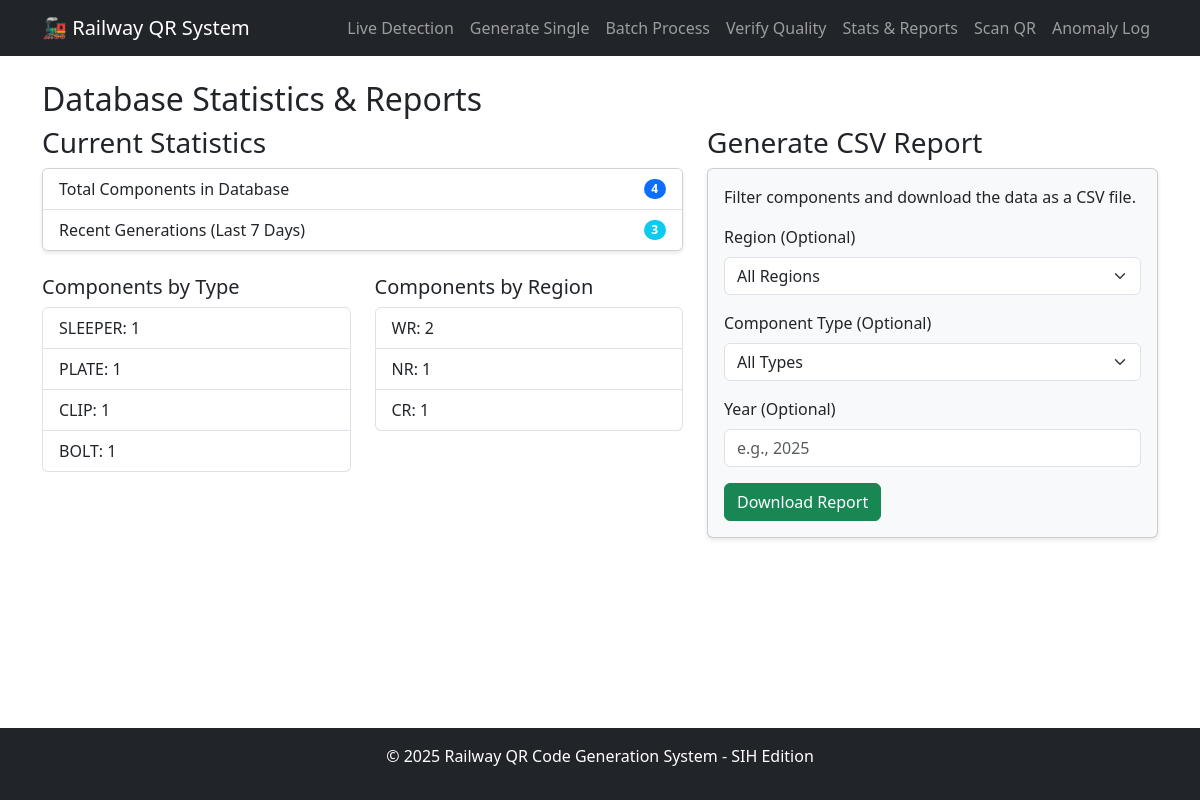
The page /report on the database as committed earlier.
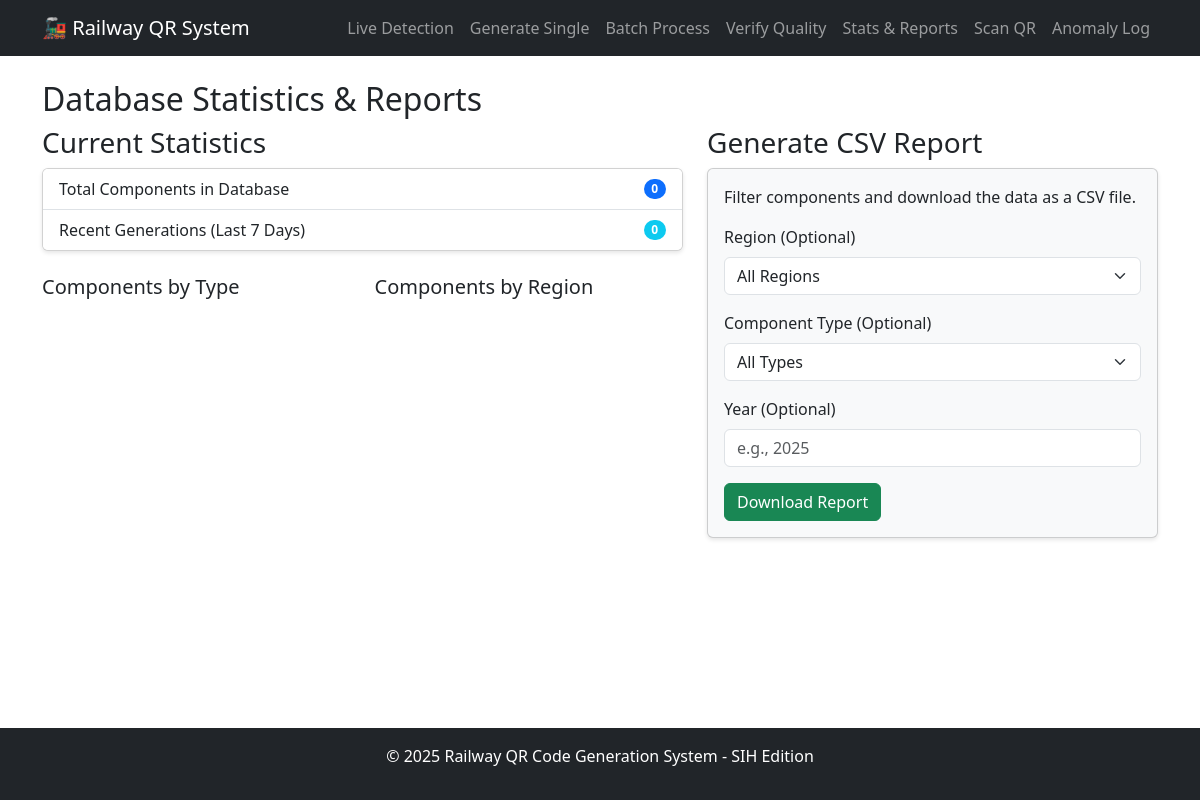
The same page on the database as committed later.
### tables this page shows
CREATE TABLE components (
                    id INTEGER PRIMARY KEY AUTOINCREMENT, qr_data TEXT UNIQUE NOT NULL,
                    region TEXT NOT NULL, division TEXT NOT NULL, track_id INTEGER NOT NULL,
                    km_marker INTEGER NOT NULL, component_type TEXT NOT NULL,
                    installation_date DATE NOT NULL, serial_number INTEGER NOT NULL,
                    material TEXT, size TEXT, manufacturer TEXT, warranty_expiry DATE,
                    status TEXT DEFAULT 'ACTIVE', created_at TIMESTAMP DEFAULT CURRENT_TIMESTAMP,
                    updated_at TIMESTAMP DEFAULT CURRENT_TIMESTAMP
                );

### app.py (the view, shortened to what this page needs)
@app.route('/report', methods=['GET', 'POST'])
def report():
    db_manager = get_db_manager()
    stats = db_manager.get_statistics()
    return render_template('report.html',
                           stats=stats,
                           regions=RAILWAY_REGIONS.keys(),
                           component_types=COMPONENT_TYPES.keys())

### app.py (called while the page is built)
def get_db_manager():
    return RailwayDatabaseManager()

### src/database_manager.py (called while the page is built)
    def ensure_db_directory(self):
        db_dir = os.path.dirname(self.db_path)
        if db_dir:
            os.makedirs(db_dir, exist_ok=True)

### templates/report.html (shortened to what this page needs)
{% extends 'base.html' %}
{% block content %}
<h2>Database Statistics & Reports</h2>
<div class="row">
    <div class="col-md-7">
        <h3>Current Statistics</h3>
        <div class="card">
            <ul class="list-group list-group-flush">
                <li class="list-group-item d-flex justify-content-between align-items-center">
                    Total Components in Database
                    <span class="badge bg-primary rounded-pill">{{ stats.total_components }}</span>
                </li>
                <li class="list-group-item d-flex justify-content-between align-items-center">
                    Recent Generations (Last 7 Days)
                    <span class="badge bg-info rounded-pill">{{ stats.recent_generations }}</span>
                </li>
            </ul>
        </div>
        <div class="row mt-4">
            <div class="col-md-6">
                <h5>Components by Type</h5>
                <ul class="list-group">
                    {% for type, count in stats.by_type.items() %}
                    <li class="list-group-item">{{ type }}: {{ count }}</li>
                    {% endfor %}
                </ul>
            </div>
            <div class="col-md-6">
                <h5>Components by Region</h5>
                <ul class="list-group">
                    {% for region, count in stats.by_region.items() %}
                    <li class="list-group-item">{{ region }}: {{ count }}</li>
                    {% endfor %}
                </ul>
            </div>
        </div>
    </div>
    <div class="col-md-5">
        <h3>Generate CSV Report</h3>
        <div class="card bg-light">
            <div class="card-body">
                <form method="post">
                    <p>Filter components and download the data as a CSV file.</p>
                    <div class="mb-3">
                        <label for="region" class="form-label">Region (Optional)</label>
                        <select class="form-select" id="region" name="region">
                            <option value="">All Regions</option>
                        </select>
                    </div>
                    <div class="mb-3">
                        <label for="component_type" class="form-label">Component Type (Optional)</label>
                        <select class="form-select" id="component_type" name="component_type">
                            <option value="">All Types</option>
                        </select>
                    </div>
                    <div class="mb-3">
                        <label for="year" class="form-label">Year (Optional)</label>
                        <input type="number" class="form-control" id="year" name="year" placeholder="e.g., 2025">
                    </div>
                    <button type="submit" class="btn btn-success">Download Report</button>
                </form>
            </div>
        </div>
    </div>
</div>
{% endblock %}

Rows that differ between the two databases and show on the page:
removed components: component_type "SLEEPER", serial_number "1"
removed components: component_type "PLATE", serial_number "1"
removed components: component_type "CLIP", serial_number "1"
removed components: component_type "BOLT", count "1"
Other text that changed with them:
{{ stats.total_components }}: "4" → "0"
{{ stats.recent_generations }}: "3" → "0"
list line gone: "WR : 2"
list line gone: "NR : 1"
list line gone: "CR : 1"
